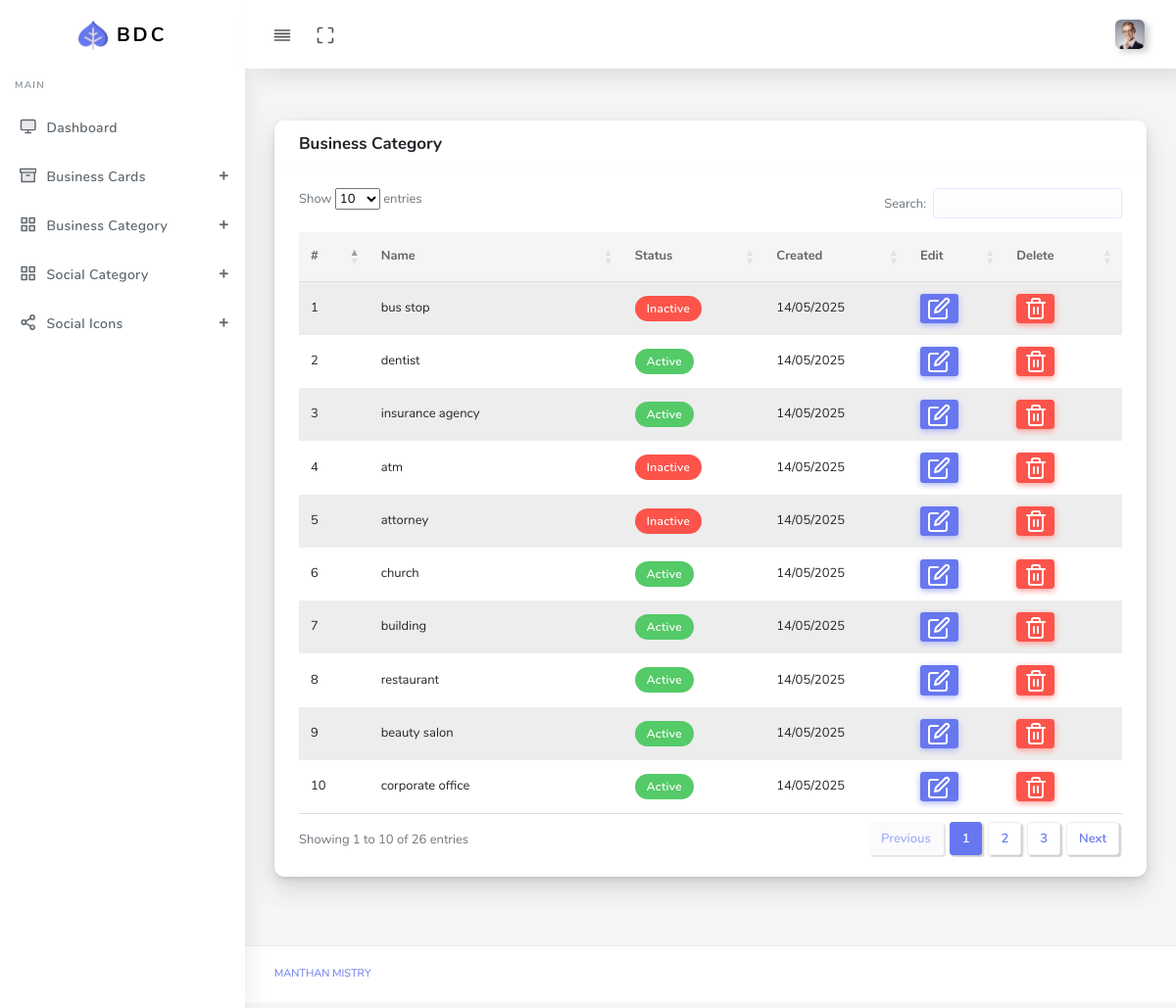
Screenshot of /show_business_category.php (signed in) with the database file from the repository.
### tables this page shows
CREATE TABLE `tbl_business_category` (
  `id` int(11) NOT NULL,
  `name` varchar(100) DEFAULT NULL,
  `status` tinyint(4) DEFAULT 1,
  `created_at` datetime DEFAULT current_timestamp()
);

### show_business_category.php (the view, shortened to what this page needs)
<?php
include("./includes/header.php");
?>
<div class="main-content">
    <section class="section">
        <div class="section-body">
            <div class="row">
                <div class="col-12">
                    <div class="card">
                        <div class="card-header">
                            <h4>Business Category</h4>
                        </div>
                        <div class="card-body">
                            <div class="table-responsive">
                                <table class="table table-striped table-hover" id="dttable" style="width:100%;">
                                    <thead>
                                        <tr>
                                            <th>#</th>
                                            <th>Name</th>
                                            <th>Status</th>
                                            <th>Created</th>
                                            <th>Edit</th>
                                            <th>Delete</th>
                                        </tr>
                                    </thead>
                                    <tbody>
                                        <?php
                                        $sel_category = "SELECT * FROM tbl_business_category";
                                        $stmt = $conn->prepare($sel_category);
                                        $stmt->execute();
                                        $results = $stmt->fetchAll(PDO::FETCH_ASSOC);
                                        $sqn = 1;
                                        foreach ($results as $row) {
                                            $id = $row['id'];
                                            $name = $row['name'];
                                            $status = $row['status'];
                                            $created = date("d/m/Y", strtotime($row['created_at']));
                                        ?>
                                            <tr>
                                                <td><?php echo $sqn++; ?></td>
                                                <td><?php echo htmlspecialchars($name); ?></td>
                                                <td><?php
                                                    if ($status == 1) {
                                                        echo "<span class=\"badge badge-success\">Active</span>";
                                                    } else {
                                                        echo "<span class=\"badge badge-danger\">Inactive</span>";
                                                    }
                                                    ?></td>
                                                <td><?php echo htmlspecialchars($created); ?></td>
                                                <td><a href="edit_business_category.php?id=<?php echo $id; ?>" class="btn btn-sm btn-primary"><i data-feather="edit"></i></a></td>
                                                <td><a href="delete_business_category.php?id=<?php echo $id; ?>" class="btn btn-sm btn-danger" onclick="return confirm('Are you sure you want to delete this?')"><i data-feather="trash-2"></i></a></td>
                                            </tr>
                                        <?php
                                        }
                                        ?>
                                    </tbody>
                                </table>
                            </div>
                        </div>
                    </div>
                </div>
            </div>
        </div>
    </section>
</div>
<?php
include("./includes/footer.php");
?>

### rows the page displays
tbl_business_category: name "bus stop", status "Inactive", created_at "14/05/2025"
tbl_business_category: name "dentist", status "Active", created_at "14/05/2025"
tbl_business_category: name "insurance agency", status "Active", created_at "14/05/2025"
tbl_business_category: name "atm", status "Inactive", created_at "14/05/2025"
tbl_business_category: name "attorney", status "Inactive", created_at "14/05/2025"
tbl_business_category: name "church", status "Active", created_at "14/05/2025"
tbl_business_category: name "building", status "Active", created_at "14/05/2025"
tbl_business_category: name "restaurant", status "Active", created_at "14/05/2025"
tbl_business_category: name "beauty salon", status "Active", created_at "14/05/2025"
tbl_business_category: name "corporate office", status "Active", created_at "14/05/2025"
